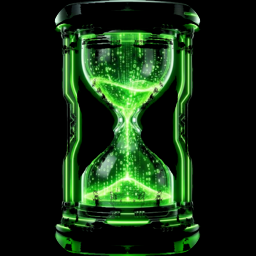
#> input picture flatpak/io.github.UnDadFeated.ChronoArchiver.png, 256 x 256 px
$ python -i video_artifact_detection.py   (imports and definitions only)   (older library calls are emulated)
#> lines starting #> are read from the running program, lines starting #| are printed output that depends on the picture; after the words box and inside, x2 and y2 are one past the last pixel; in counts of white or black regions, pixels touching at a corner belong together
#> further down, picture is the input picture: shape (256, 256, 3); mean B, G, R 18, 43.4, 19.7
"""
Heuristic detection of common digital video defects (macroblocking, combing, banding, chroma stress,
dropout). Produces a downscaled uint8 mask per frame for the second pass.

The encode pass blends inpainted pixels with the source where the mask is high (LaMa neural
inpainting when weights are installed, else OpenCV Telea), then Real-ESRGAN runs on the blended image.
"""

from __future__ import annotations

import numpy as np

# Downscaled mask size cap (storage + speed); resized to full frame for repair.
ARTIFACT_MASK_MAX_EDGE = 256

# Soft artifact masks are blurred; LaMa/Telea must use a threshold so faint pixels are not
# treated as full holes (TorchScript uses mask>0 → entire frame becomes “inpaint” → grey mud).
# Stricter than early Telea-only tuning: we only want confident digital-defect pixels.
ARTIFACT_MASK_INPAINT_THRESHOLD_U8 = 42

# After combining layers, drop the bottom of the response (texture/edges often sit in the bulk).
# Keeps only the strongest ~percentile tail as “defect” signal (per frame, on downscaled map).
ARTIFACT_MASK_PERCENTILE_GATE = 91.0

# Blend toward inpainted pixels (Telea/LaMa); keep most of the original so SR refines real detail.
ARTIFACT_INPAINT_BLEND = 0.48

# If this fraction of pixels would be treated as defective, skip inpaint entirely (SR only).
ARTIFACT_MASK_MAX_COVERAGE_FRAC = 0.045

# LaMa is for localized holes; above this mask density use classical Telea only (or skip above max).
ARTIFACT_LAMA_MAX_COVERAGE_FRAC = 0.018

# AI Image Upscaler (Z-Image): stills have more fine detail misclassified as “defects” — stricter gate
# and smaller blend/coverage so we only touch minor compression/blockiness, not the whole photo.
IMAGE_ARTIFACT_MASK_PERCENTILE_GATE = 92.5
IMAGE_UPSCALER_INPAINT_BLEND = 0.36
IMAGE_UPSCALER_MAX_COVERAGE_FRAC = 0.032
IMAGE_UPSCALER_LAMA_MAX_COVERAGE_FRAC = 0.011


def detect_artifact_mask_u8(
    bgr,
    *,
    max_edge: int = ARTIFACT_MASK_MAX_EDGE,
    percentile_gate: float | None = None,
) -> np.ndarray:
    """
    Return a single-channel uint8 mask (H×W at downscaled size): 0 = clean, 255 = strong artifact.

    Combines: macroblock/pixelation, horizontal combing/interlace stress, banding, chroma bleeding
    (high chroma Laplacian), dropout/clipped flat regions.
    """
#> called with max_edge = 256
    import cv2

    if bgr is None or bgr.size == 0:
        return np.zeros((1, 1), dtype=np.uint8)
    h0, w0 = bgr.shape[:2]
#> h0 = 256; w0 = 256
    sm = bgr
    m = max(h0, w0)
#> m = 256
    if m > max_edge:
        s = max_edge / float(m)
        sm = cv2.resize(bgr, (max(1, int(w0 * s)), max(1, int(h0 * s))), cv2.INTER_AREA)
    h, w = sm.shape[:2]
#> h = 256; w = 256
    y = cv2.cvtColor(sm, cv2.COLOR_BGR2GRAY)
    yf = y.astype(np.float32)
    layers: list[np.ndarray] = []

    # 1) Macroblocking / heavy pixelation: NN upscale of coarse grid vs original
    tw = max(8, w // 8)
#> tw = 32
    th = max(8, h // 8)
#> th = 32
    tiny = cv2.resize(sm, (tw, th), cv2.INTER_AREA)
    nn = cv2.resize(tiny, (w, h), cv2.INTER_NEAREST)
    d = cv2.cvtColor(cv2.absdiff(sm, nn), cv2.COLOR_BGR2GRAY).astype(np.float32)
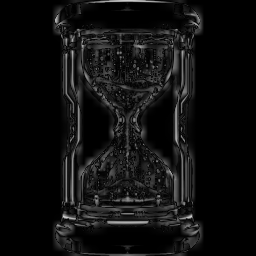
#> d: shape (256, 256) float32; min 0, max 208, mean 15.3
    # Do not NORM_MINMAX (that labels arbitrary texture as full-strength defect every frame).
    p99d = float(np.percentile(d, 99.0)) + 1e-6
#> p99d = 122
    layers.append(np.clip(d / p99d * 255.0, 0, 255).astype(np.uint8))

    # 2) Interlace / combing — also fires on horizontal edges in progressive video; downweight.
    sy = cv2.Sobel(y, cv2.CV_32F, 0, 1, ksize=3)
    comb = np.abs(sy)
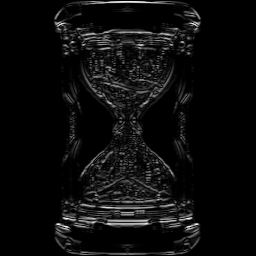
#> comb: shape (256, 256) float32; min 0, max 832, mean 41.6; drawn with min black and max white
    p99 = float(np.percentile(comb, 99.0)) + 1e-6
#> p99 = 467
    comb_u8 = np.clip(comb / p99 * 255.0, 0, 255).astype(np.uint8)
    layers.append((comb_u8.astype(np.float32) * 0.5).clip(0, 255).astype(np.uint8))

    # 3) Banding: second vertical derivative (step edges in gradients)
    gy = cv2.Sobel(yf, cv2.CV_32F, 0, 1, ksize=5)
    dgy = cv2.Sobel(gy, cv2.CV_32F, 0, 1, ksize=3)
    ab = np.abs(dgy)
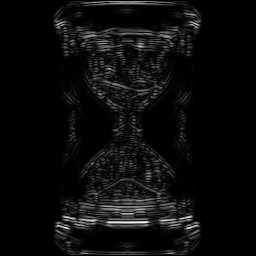
#> ab: shape (256, 256) float32; min 0, max 55606, mean 2552.4; drawn with min black and max white
    p99b = float(np.percentile(ab, 99.0)) + 1e-6
#> p99b = 26476.1
    layers.append(np.clip(ab / p99b * 255.0, 0, 255).astype(np.uint8))

    # 4) Chroma bleeding / chroma errors: high Laplacian energy in U/V
    yuv = cv2.cvtColor(sm, cv2.COLOR_BGR2YUV)
#> yuv: shape (256, 256, 3); mean of channels 0, 1, 2 33.4, 120.4, 116
    u = yuv[:, :, 1].astype(np.float32)
    v = yuv[:, :, 2].astype(np.float32)
    lu = cv2.Laplacian(u, cv2.CV_32F)
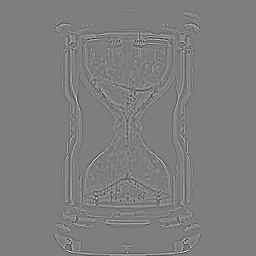
#> lu: shape (256, 256) float32; min -94, max 95, mean 0; drawn with min black and max white
    lv = cv2.Laplacian(v, cv2.CV_32F)
    chrom = np.sqrt(lu * lu + lv * lv)
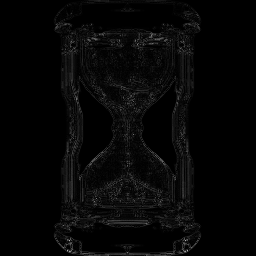
#> chrom: shape (256, 256) float32; min 0, max 181.6, mean 6.4
    p99c = float(np.percentile(chrom, 99.0)) + 1e-6
#> p99c = 54.82
    layers.append(np.clip(chrom / p99c * 255.0, 0, 255).astype(np.uint8))

    # 5) Dropout / clipped flat patches (dead sensor blocks, macro corruption)
    local = cv2.medianBlur(y, 15)
    flat = cv2.absdiff(y, local)
    _, flatm = cv2.threshold(flat, 3, 255, cv2.THRESH_BINARY_INV)
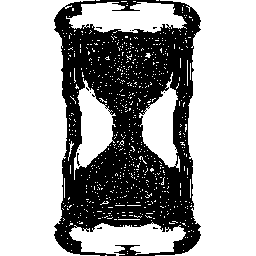
#> flatm: shape (256, 256); 65.9% white; 11 black regions (10 under 20 px), largest, box (x1, y1, x2, y2) and area: (54, 0, 201, 256) 22313
    _, dark = cv2.threshold(y, 10, 255, cv2.THRESH_BINARY_INV)
#> dark: shape (256, 256); 66.5% white; 18 black regions (14 under 20 px), largest, box (x1, y1, x2, y2) and area: (54, 0, 201, 233) 20965, (55, 231, 200, 256) 861, (121, 245, 134, 250) 39, (116, 7, 134, 11) 37
    _, bright = cv2.threshold(y, 245, 255, cv2.THRESH_BINARY)
#> bright: shape (256, 256); 0.04% white in thin lines or dots, all inside (x1, y1, x2, y2) = (82, 45, 139, 180)
    dropout = cv2.bitwise_and(cv2.bitwise_or(dark, bright), flatm)
#> dropout: shape (256, 256); 62.7% white; 5 black regions (4 under 20 px), largest, box (x1, y1, x2, y2) and area: (54, 0, 201, 256) 24441
    layers.append(dropout)

    out = np.maximum.reduce(layers)
    out = cv2.GaussianBlur(out, (3, 3), 0)
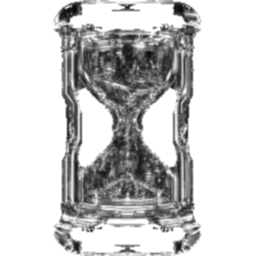
#> out: shape (256, 256); min 7, max 255, mean 203.1
    # Per-frame gate: keep only the upper tail (true blockiness tends to spike above texture floor).
    gate = float(percentile_gate if percentile_gate is not None else ARTIFACT_MASK_PERCENTILE_GATE)
    flat_vals = out.astype(np.float32).ravel()
    pg = float(np.percentile(flat_vals, gate))
#> pg = 255
    out = np.maximum(flat_vals - pg, 0.0).reshape(out.shape)
#> out: shape (256, 256) float32; every value is 0
    mx = float(out.max())
#> mx = 0
    if mx > 1e-6:
        out = (out * (255.0 / mx)).clip(0, 255).astype(np.uint8)
    else:
        out = np.zeros_like(layers[0], dtype=np.uint8)
    return out


# [70 lines left out: function prepare_source_for_realesrgan, not called in this run]

>>> import cv2
>>> picture = cv2.imread('../../flatpak/io.github.UnDadFeated.ChronoArchiver.png')
>>> result = detect_artifact_mask_u8(picture)
#> result: shape (256, 256); every value is 0
